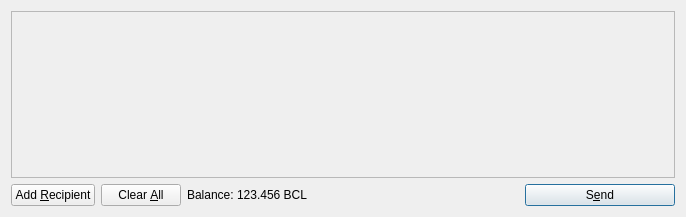
<?xml version="1.0" encoding="UTF-8"?>
<ui version="4.0">
 <class>SendCoinsDialog</class>
 <widget class="QDialog" name="SendCoinsDialog">
  <property name="geometry">
   <rect>
    <x>0</x>
    <y>0</y>
    <width>686</width>
    <height>217</height>
   </rect>
  </property>
  <property name="windowTitle">
   <string>Send Coins</string>
  </property>
  <layout class="QVBoxLayout" name="verticalLayout">
   <item>
    <widget class="QScrollArea" name="scrollArea">
     <property name="widgetResizable">
      <bool>true</bool>
     </property>
     <widget class="QWidget" name="scrollAreaWidgetContents">
      <property name="geometry">
       <rect>
        <x>0</x>
        <y>0</y>
        <width>666</width>
        <height>165</height>
       </rect>
      </property>
      <layout class="QVBoxLayout" name="verticalLayout_2">
       <property name="margin">
        <number>0</number>
       </property>
       <item>
        <layout class="QVBoxLayout" name="entries">
         <property name="spacing">
          <number>6</number>
         </property>
        </layout>
       </item>
       <item>
        <spacer name="verticalSpacer">
         <property name="orientation">
          <enum>Qt::Vertical</enum>
         </property>
         <property name="sizeHint" stdset="0">
          <size>
           <width>20</width>
           <height>40</height>
          </size>
         </property>
        </spacer>
       </item>
      </layout>
     </widget>
    </widget>
   </item>
   <item>
    <layout class="QHBoxLayout" name="horizontalLayout">
     <item>
      <widget class="QPushButton" name="addButton">
       <property name="toolTip">
        <string>Send to multiple recipients at once</string>
       </property>
       <property name="text">
        <string>Add &amp;Recipient</string>
       </property>
       <property name="icon">
        <iconset resource="../bitcoin.qrc">
         <normaloff>:/icons/add</normaloff>:/icons/add</iconset>
       </property>
       <property name="autoDefault">
        <bool>false</bool>
       </property>
      </widget>
     </item>
     <item>
      <widget class="QPushButton" name="clearButton">
       <property name="sizePolicy">
        <sizepolicy hsizetype="Minimum" vsizetype="Fixed">
         <horstretch>0</horstretch>
         <verstretch>0</verstretch>
        </sizepolicy>
       </property>
       <property name="toolTip">
        <string>Remove all transaction fields</string>
       </property>
       <property name="text">
        <string>Clear &amp;All</string>
       </property>
       <property name="icon">
        <iconset resource="../bitcoin.qrc">
         <normaloff>:/icons/remove</normaloff>:/icons/remove</iconset>
       </property>
       <property name="autoRepeatDelay">
        <number>300</number>
       </property>
       <property name="autoDefault">
        <bool>false</bool>
       </property>
      </widget>
     </item>
     <item>
      <layout class="QHBoxLayout" name="horizontalLayout_2">
       <property name="spacing">
        <number>3</number>
       </property>
       <item>
        <widget class="QLabel" name="label">
         <property name="text">
          <string>Balance:</string>
         </property>
        </widget>
       </item>
       <item>
        <widget class="QLabel" name="labelBalance">
         <property name="cursor">
          <cursorShape>IBeamCursor</cursorShape>
         </property>
         <property name="text">
          <string>123.456 BCL</string>
         </property>
         <property name="textInteractionFlags">
          <set>Qt::LinksAccessibleByMouse|Qt::TextSelectableByKeyboard|Qt::TextSelectableByMouse</set>
         </property>
        </widget>
       </item>
      </layout>
     </item>
     <item>
      <spacer name="horizontalSpacer">
       <property name="orientation">
        <enum>Qt::Horizontal</enum>
       </property>
       <property name="sizeHint" stdset="0">
        <size>
         <width>40</width>
         <height>20</height>
        </size>
       </property>
      </spacer>
     </item>
     <item>
      <widget class="QPushButton" name="sendButton">
       <property name="minimumSize">
        <size>
         <width>150</width>
         <height>0</height>
        </size>
       </property>
       <property name="toolTip">
        <string>Confirm the send action</string>
       </property>
       <property name="text">
        <string>S&amp;end</string>
       </property>
       <property name="icon">
        <iconset resource="../bitcoin.qrc">
         <normaloff>:/icons/send</normaloff>:/icons/send</iconset>
       </property>
       <property name="default">
        <bool>true</bool>
       </property>
      </widget>
     </item>
    </layout>
   </item>
  </layout>
 </widget>
 <resources>
  <include location="../bitcoin.qrc"/>
 </resources>
 <connections/>
</ui>
